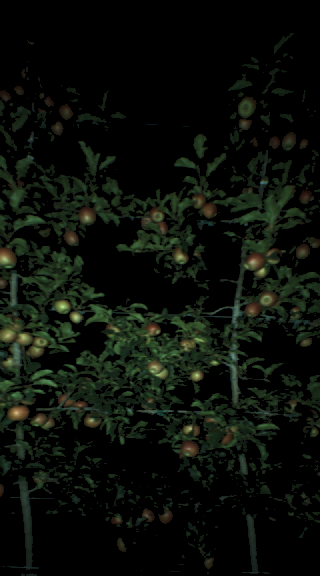
#> input picture image/red_bgr.png, 320 x 576 px; its folder holds only this picture in this run
$ python -i blob_analyzer.py   (imports and definitions only)   (older library calls are emulated)
#> lines starting #> are read from the running program, lines starting #| are printed output that depends on the picture; after the words box and inside, x2 and y2 are one past the last pixel; in counts of white or black regions, pixels touching at a corner belong together
### scpye/processing/image_processing.py
import cv2
import numpy as np


# [65 lines left out: functions morph_closing, morph_opening, clean_bw, u8_from_bw, fill_bw, not called in this run]


def scale_array(data, val=100):
    """
    Scale array to value
    :param data:
    :param val:
    :return:
    """
    max_data = np.max(data)
    scale = float(val) / max_data
    return np.multiply(data, scale)

### scpye/processing/blob_analyzer.py
from __future__ import (print_function, division, absolute_import)

import cv2
import scipy.ndimage as ndi
from skimage.feature import peak_local_max
from skimage.morphology import watershed

from scpye.tracking.bounding_box import extract_bbox
from scpye.processing.image_processing import (fill_bw, scale_array, u8_from_bw)
from scpye.processing.contour_analysis import contour_bounding_rect


class BlobAnalyzer(object):
    # fruit_dtype = [('bbox', np.int, 4), ('num', np.int, 1)]

    def __init__(self, max_cntr_area=100, max_aspect=1.3, min_extent=0.62,
                 min_solidity=0.90, gauss_filter_sigma=2,
                 max_filter_size=4, gray_edt_ratio=2, min_distance=5,
                 exclude_border=True):
        # Parameters for extracting single blob
        self.max_cntr_area = max_cntr_area
        self.max_aspect = max_aspect
        self.min_extent = min_extent
        self.min_solidity = min_solidity

        # Parameters for splitting multi blob
        self.gauss_filter_sigma = gauss_filter_sigma
        self.max_filter_size = max_filter_size
        self.gray_edt_ratio = gray_edt_ratio
        self.gray_max = 100
        self.min_distance = min_distance
        self.exclude_border = exclude_border

        self.fruits = None

    # [71 lines left out: functions is_single_blob, analyze, extract_multi, split_multi, not called in this run]

    def prepare_watershed(self, gray):
        """
        Prepare for watershed
        :param gray:
        :return:
        """
        gray_blur = ndi.gaussian_filter(gray, self.gauss_filter_sigma)
        # gray will be converted to binary when performing edt
        euclid_dist = ndi.distance_transform_edt(gray)
        dist = scale_array(gray_blur, val=self.gray_max)
        dist += scale_array(euclid_dist,
                            val=self.gray_max / self.gray_edt_ratio)

        dist_max = ndi.maximum_filter(dist, size=self.max_filter_size,
                                      mode='constant')
        local_max = peak_local_max(dist_max, min_distance=self.min_distance,
                                   indices=False,
                                   exclude_border=self.exclude_border)
        markers, n_peaks = ndi.label(local_max)
        return dist_max, markers, n_peaks


# [34 lines left out: functions bboxes_from_labels, extract_gray, not called in this run]

>>> import cv2
>>> picture = cv2.imread('../../image/red_bgr.png', cv2.IMREAD_GRAYSCALE)
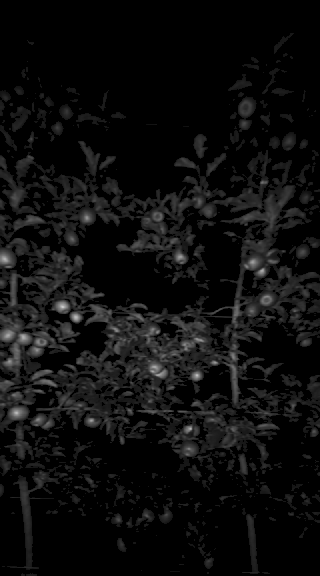
#> picture: shape (576, 320); min 0, max 203, mean 13.3
>>> result = BlobAnalyzer().prepare_watershed(picture)
#> in prepare_watershed, `euclid_dist = ndi.distance_transform_edt(gray)`:
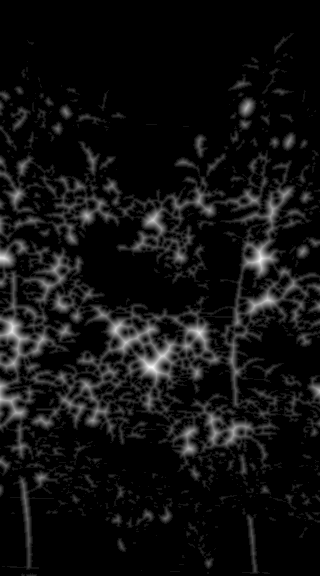
#> euclid_dist: shape (576, 320) float64; min 0, max 12.65, mean 0.82; drawn with min black and max white
#> in scale_array, `max_data = np.max(data)`: max_data = 152
#> in scale_array, `scale = float(val) / max_data`: scale = 0.658
#> in scale_array, `return np.multiply(data, scale)`:
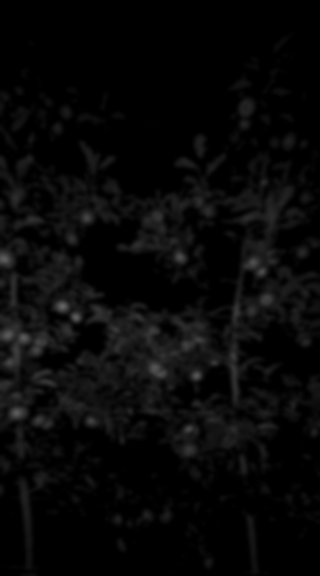
#> returned value: shape (576, 320) float64; min 0, max 100, mean 8.4
#> in prepare_watershed, `dist += scale_array(euclid_dist, val=self.gray_max / self.gray_edt_rat..`:
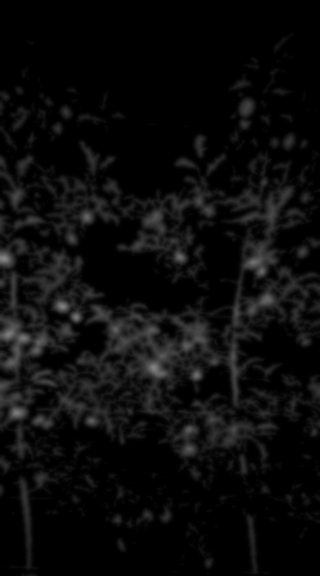
#> dist: shape (576, 320) float64; min 0, max 137, mean 11.6
#> in prepare_watershed, `dist_max = ndi.maximum_filter(dist, size=self.max_filter_size, mode='c..`:
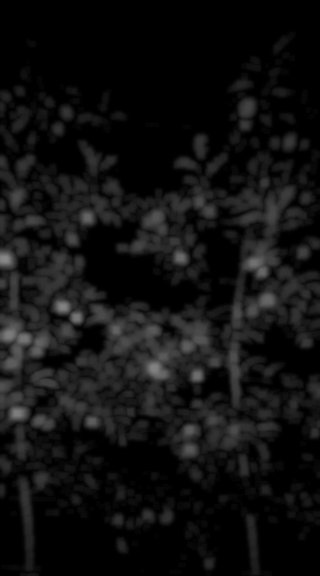
#> dist_max: shape (576, 320) float64; min 0, max 137, mean 17
#> in prepare_watershed, `local_max = peak_local_max(dist_max, min_distance=self.min_distance, i..`:
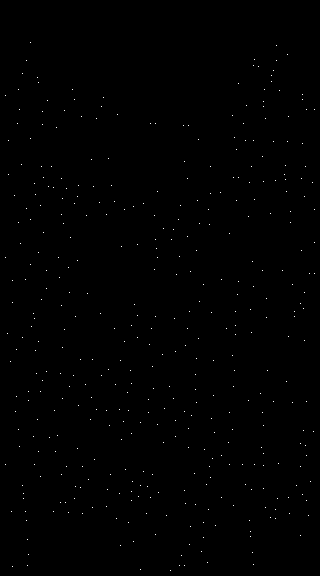
#> local_max: shape (576, 320) bool; 0.22% white in thin lines or dots, all inside (x1, y1, x2, y2) = (5, 42, 315, 571)
#> in prepare_watershed, `markers, n_peaks = ndi.label(local_max)`: markers: shape (576, 320) int32; 410 distinct labels, from 0 to 409
#> in prepare_watershed, `markers, n_peaks = ndi.label(local_max)`: n_peaks = 409

$ run again, on image/test.png
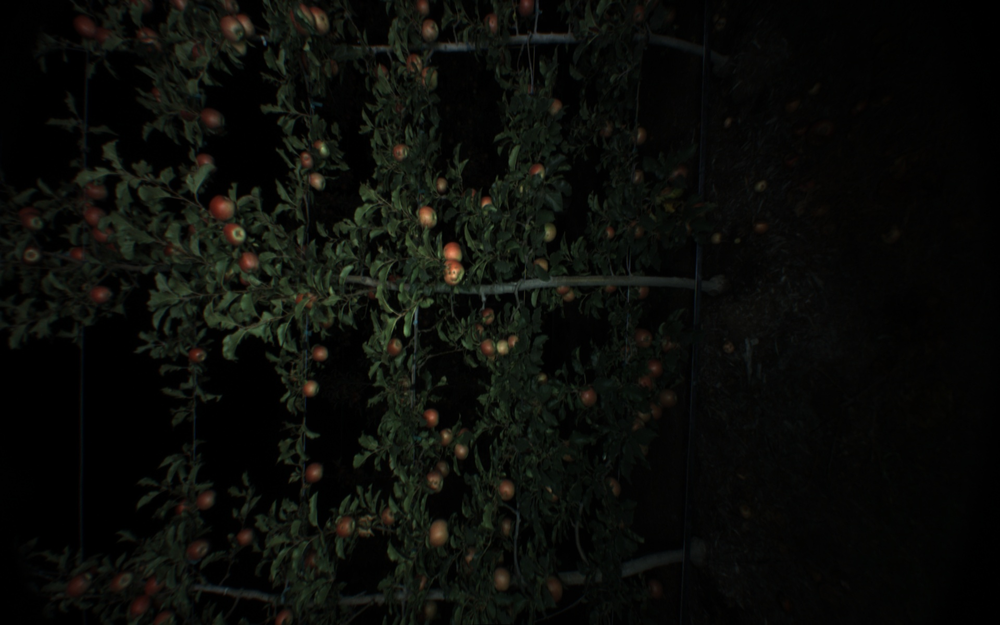
#> input picture image/test.png, 1000 x 625 px, shrunk from 1920 x 1200 before the run
#> in prepare_watershed, `euclid_dist = ndi.distance_transform_edt(gray)`:
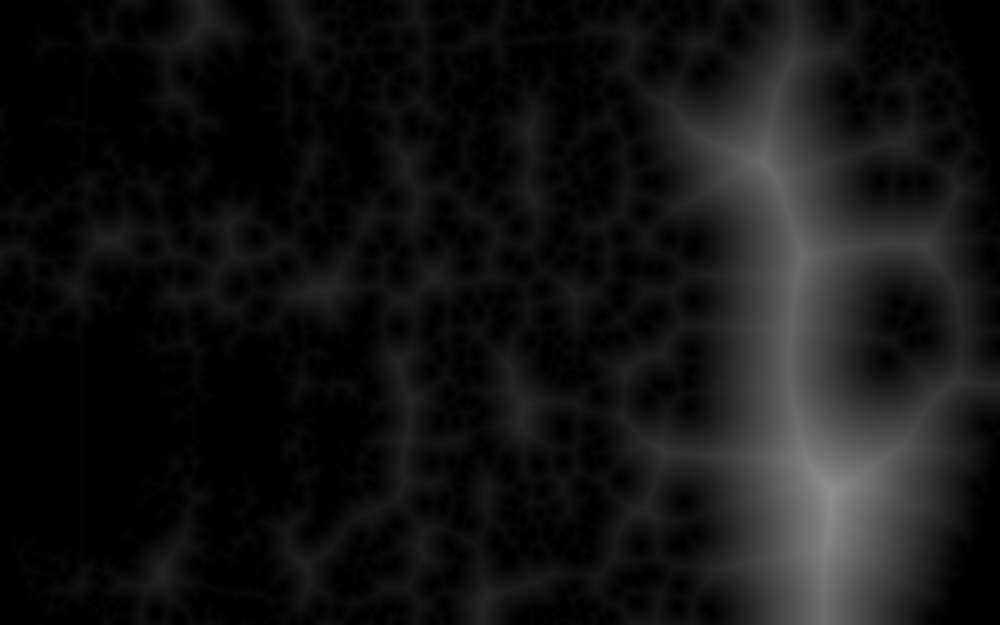
#> euclid_dist: shape (625, 1000) float64; min 0, max 143, mean 19.9
#> max_data = 144
#> scale = 0.694
#> in prepare_watershed, `local_max = peak_local_max(dist_max, min_distance=self.min_distance, i..`:
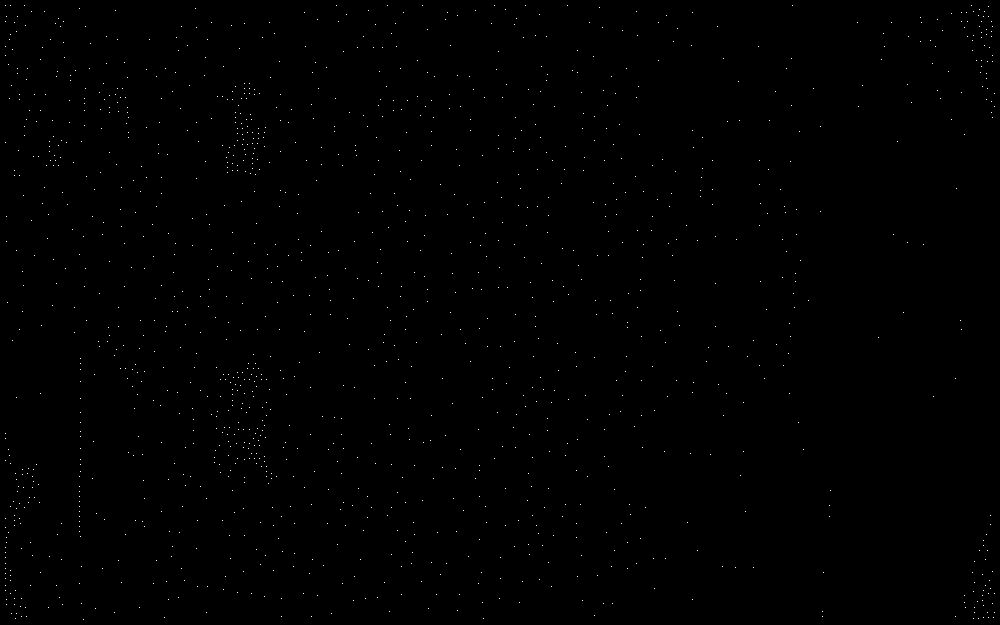
#> local_max: shape (625, 1000) bool; 0.23% white in thin lines or dots
#> markers: shape (625, 1000) int32; 1444 distinct labels, from 0 to 1443
#> n_peaks = 1443
